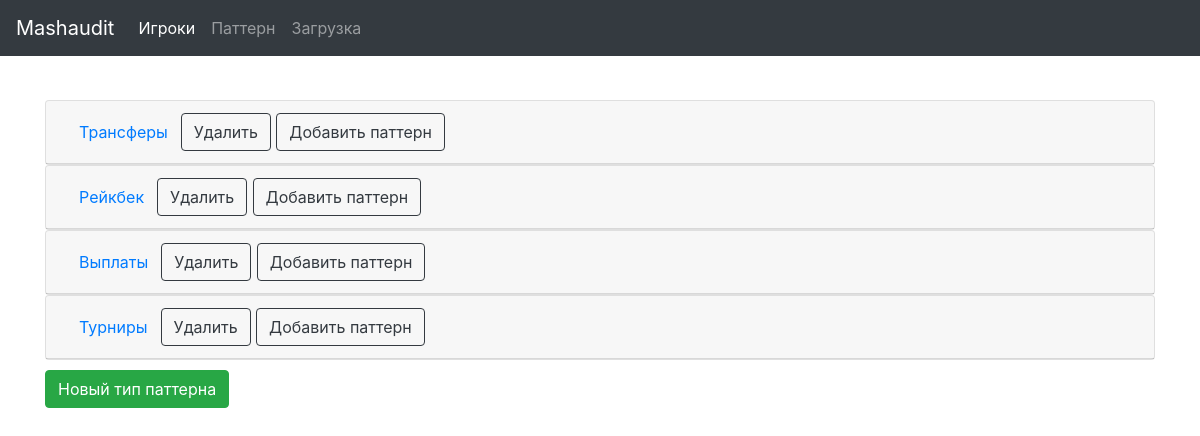
Before: /patteren/ with the older database file.
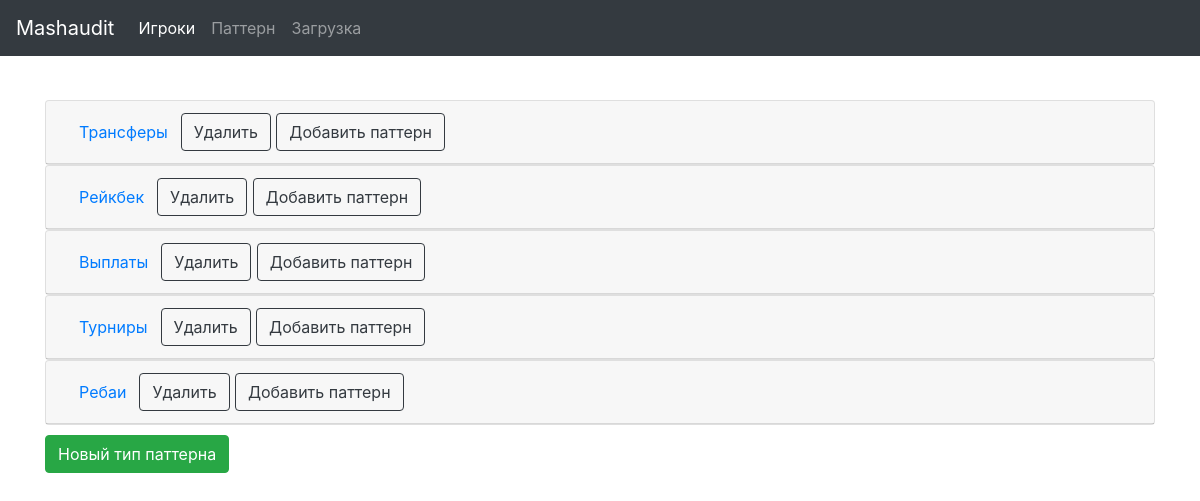
After: the same page with the newer database file.
### patern/models.py (models this page shows)
class PatternType(models.Model):
    pattern_name = models.CharField(max_length=50)
    def __str__(self):
        return self.pattern_name
    def del_absolute_url(self):
        return reverse('pattern:del-type', kwargs={"pk": self.pk})
    def create_body(self):
        return reverse('pattern:new-body', kwargs={"pk": self.pk})

### patern/views.py (the view)
# urls.py: path('', PatternTypeList.as_view(), name='list'),
class PatternTypeList(ListView):
    model = PatternType
    context_object_name = 'obj_list'
    template_name = 'patern/list.html'
    def get_context_data(self, **kwargs):
        context = super().get_context_data(**kwargs)
        context['title'] = 'Паттерны'
        return context

### patern/models.py (called while the page is built)
    def del_absolute_url(self):
        return reverse('pattern:del-body', kwargs={"pk": self.pk})

    def remake_action_url(self):
        return reverse('pattern:remake-action', kwargs={'pk': self.pk})

### templates/patern/list.html (shortened to what this page needs)
{% extends 'base.html' %}
{% block content %}
<div id="accordion">
    {% for obj in obj_list %}
    <div class="card">
      <div class="card-header" id="headingOne">
        <h5 class="mb-0">
          <button class="btn btn-link" data-toggle="collapse" data-target="#{{obj}}" aria-expanded="true" aria-controls="collapseOne">
            {{obj.pattern_name}}
            <a href="{{obj.del_absolute_url}}">
            <button type="button" class="btn btn-outline-dark">Удалить</button>
            </a>
            <a href="{{obj.create_body}}">
            <button type="button" class="btn btn-outline-dark">Добавить паттерн</button>
            </a>
          </button>
        </h5>
      </div>
    </div>
{% endfor %}
</div>
<a href="{% url 'pattern:new-type' %}">
<button type="button" style='margin-top: 10px' class="btn btn-success">Новый тип паттерна</button>
</a>
{% endblock content %}

### templates/base.html (shortened to what this page needs)
<!DOCTYPE html>
<html lang="en">
<head>
     <link rel="stylesheet" href="https://stackpath.bootstrapcdn.com/bootstrap/4.4.1/css/bootstrap.min.css">
</head>
<body>
    <nav class="navbar navbar-expand-md navbar-dark bg-dark fixed-top">
        <a class="navbar-brand" href="{% url 'home:home' %}">Mashaudit</a>
        <div class="collapse navbar-collapse" id="navbarsExampleDefault">
          <ul class="navbar-nav mr-auto">
            <li class="nav-item active">
              <a class="nav-link" href="{% url 'player:list' %}">Игроки <span class="sr-only">(current)</span></a>
            </li>
            <li class="nav-item">
              <a class="nav-link" href="{% url 'pattern:list' %}">Паттерн</a>
            </li>
            <li class="nav-item">
              <a class="nav-link" href="{% url 'files:upload' %}" tabindex="-1"  aria-disabled="true">Загрузка</a>
            </li>
          </ul>
        </div>
      </nav>
<div class="container" style='margin-top: 100px'>
     {% block content %}
      {% endblock content %}
</div>
</body>
</html>

Changed rows visible on the page:
added PatternType: pattern_name "Ребаи"
